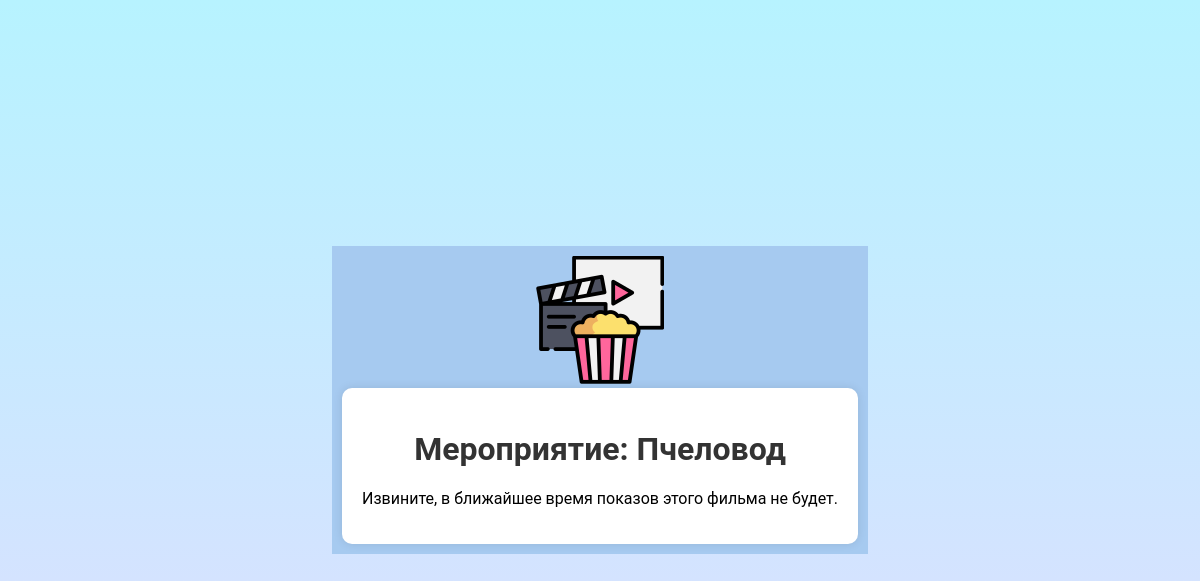
Before: /seat_map/1/ with the older database file.
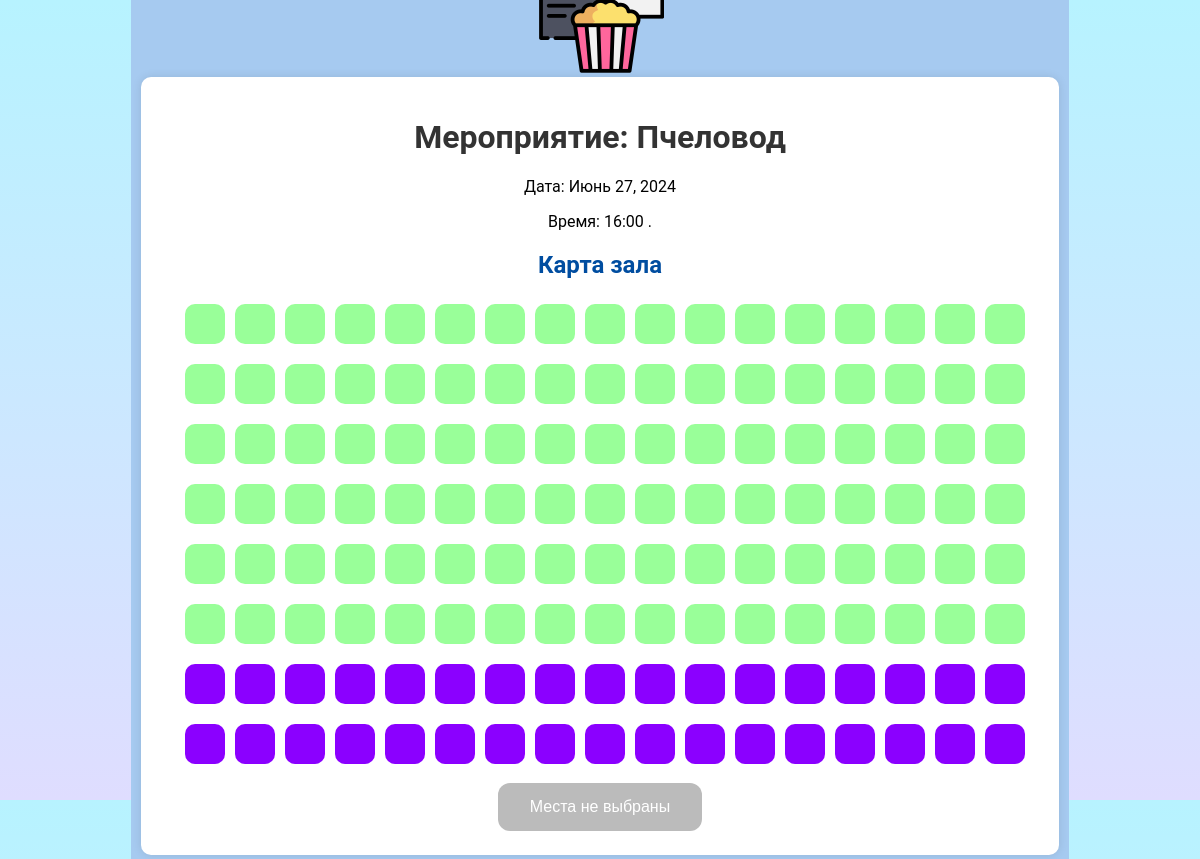
After: the same page with the newer database file.
### films/models.py (models this page shows, shortened)
class Screening(models.Model):
    screening_id = models.AutoField(primary_key=True)
    movie = models.ForeignKey(Movie, on_delete=models.CASCADE, verbose_name="Фильм")
    start_time = models.DateTimeField("Время начала")
    duration = models.DurationField("Длительность")
    room = models.ForeignKey(Room, on_delete=models.CASCADE, default=1, verbose_name="Зал")

### films/views.py (the view)
# urls.py: path('seat_map/<int:movie_id>/', SeatMapView.as_view(), name='seat_map'),
class SeatMapView(View):
    template_name = 'movies/seat_map.html'
    def get(self, request, movie_id, *args, **kwargs):
        movie = get_object_or_404(Movie, pk=movie_id)
        room = Room.objects.first()
        now = timezone.now()
        screening = Screening.objects.filter(movie=movie, start_time__gte=now).first()
        if not screening:
            context = {'movie': movie, 'room': room, 'no_screening': True}
            return render(request, self.template_name, context)
        rows = range(room.rows)
        seats = range(room.seats_per_row)
        context = {
            'movie': movie,
            'room': room,
            'screening': screening,
            'rows': rows,
            'seats': seats,
            'seat_map_url': reverse('seat_map', kwargs={'movie_id': movie_id})
        }
        return render(request, self.template_name, context)

### films/templates/movies/seat_map.html (shortened to what this page needs)
<!DOCTYPE html>
<html lang="en">
<head>
    {% load static %}
    <link rel="stylesheet" type="text/css" href="{% static 'css/styles.css' %}">
</head>
<body>
<div class="top-container">
        <a href="{% url 'movie_list' %}">
            <img src="{% static 'images/logo.png' %}" alt="Кинотеатр Лого">
        </a>
<div class="seat-map-container">
    <h1>Мероприятие: {{ movie.title }}</h1>
    {% if no_screening %}
        <p>Извините, в ближайшее время показов этого фильма не будет.</p>
    {% else %}
        <p>Дата: {{ screening.start_time|date:"F j, Y" }}</p>
        <p>Время: {{ screening.start_time|default:""|time:"H:i" }} {{ screening.start_time|default:""|time:"." }}</p>
        <h2>Карта зала</h2>
        <div class="seat-map">
            {% for row in rows %}
                <div class="row">
                    <div class="row-number">{{ row|add:1 }}</div>
                    {% for seat in seats %}
                        {% if row|add:1 >= 7 %}
                            <div class="seat special-seat" data-row="{{ row|add:1 }}" data-seat="{{ seat|add:1 }}" data-price="{{ seat_price }}">
                            </div>
                        {% else %}
                            <div class="seat" data-row="{{ row|add:1 }}" data-seat="{{ seat|add:1 }}" data-price="{{ seat_price }}">
                            </div>
                        {% endif %}
                    {% endfor %}
                    <div class="end-row-number">{{ row|add:1 }}</div>
                </div>
            {% endfor %}
        </div>
        <button id="reset-button" class="reset-button">Места не выбраны</button>
    {% endif %}
</div>
</div>
</body>
</html>

Changed rows visible on the page:
now on this page (row edited): Screening: start_time "Июнь 27, 2024", start_time "16:00", start_time "."
Other visible differences:
text no longer shown: "Извините, в ближайшее время показов этого фильма не будет."
text now shown: "Дата: Время: Карта зала Места не выбраны"
